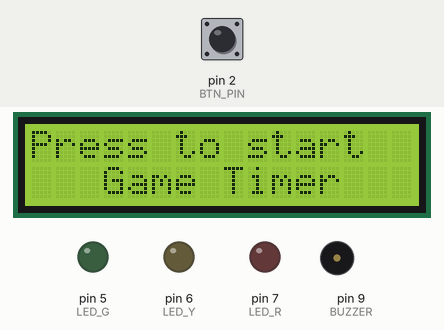
This sketch was run on a simulated Arduino Uno, built with avr-gcc and run on an emulated ATmega328P. Shown: 16×2 character LCD, output pins drawn as LEDs (lit = HIGH), buzzer (waves = sounding). Inputs (shaded band) come from the test bench; at power-on: pin 2 (BTN_PIN) HIGH.

Above: at 1.2 s.
1.3 s: pin 2 (BTN_PIN) pulled LOW for 0.15 s
At 1.82 s:
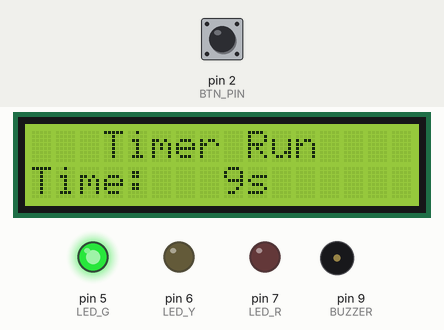
2.0 s: pin 2 (BTN_PIN) pulled LOW for 1 s
At 8.4 s:
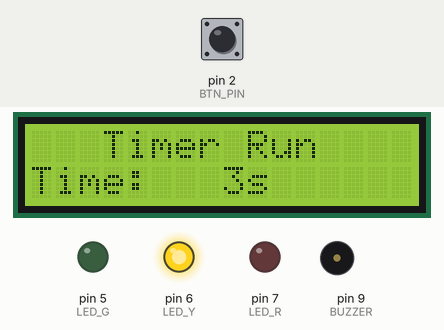
9.0 s: pin 2 (BTN_PIN) pulled LOW for 0.15 s
At 17.8 s:
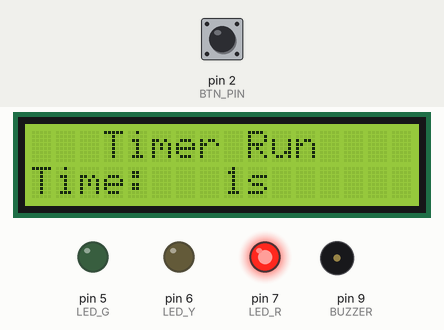
Timing chart, 0 to 19.5 s (numbered marks = the images above; inputs shaded):
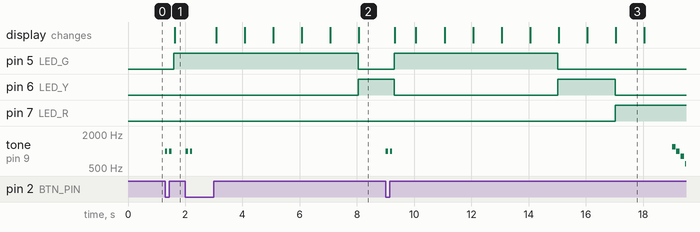

The sketch:

arduino_timer_lcd.ino
```cpp
// arduino_timer_lcd_simple.ino
// Two-player timer with 16x2 I2C LCD, LEDs, and buzzer.
// LCD shows only time remaining (no player number).

#include <Arduino.h>
#include <Wire.h>
#include <LiquidCrystal_I2C.h>

const uint8_t BTN_PIN = 2;
const uint8_t LED_G = 5, LED_Y = 6, LED_R = 7;
const uint8_t BUZZER = 9;

// Uno/Nano: A4=SDA, A5=SCL
LiquidCrystal_I2C lcd(0x27, 16, 2); // change to 0x3F if needed

const unsigned long TURN_MS = 10000;
const unsigned long WARN_Y_MS = 4000;
const unsigned long WARN_R_MS = 2000;

volatile bool btnPressed = false;
unsigned long lastBtnTime = 0;

enum State { IDLE, RUNNING, TIMEOUT } state = IDLE;
unsigned long deadline = 0;

void onButton() {
  unsigned long now = millis();
  if (now - lastBtnTime > 80) { // debounce
    btnPressed = true;
    lastBtnTime = now;
  }
}

void beep(int freq, int ms, int pause=60) {
  tone(BUZZER, freq, ms);
  delay(ms + pause);
}

void startTurn() {
  deadline = millis() + TURN_MS;
  state = RUNNING;

  // Start sound
  for (int i=0; i<2; i++) { beep(1000, 80, 70); }
}

void lightsFor(unsigned long remain) {
  digitalWrite(LED_G, remain > WARN_Y_MS);
  digitalWrite(LED_Y, (remain <= WARN_Y_MS && remain > WARN_R_MS));
  digitalWrite(LED_R, remain <= WARN_R_MS);
}

void lcdShow(unsigned long remainMs) {
  lcd.setCursor(0,0); lcd.print("   Timer Run   ");
  lcd.setCursor(0,1);
  char line2[17];
  snprintf(line2, 17, "Time: %3lus      ", remainMs/1000);
  lcd.print(line2);
}

void setup() {
  pinMode(BTN_PIN, INPUT_PULLUP);
  attachInterrupt(digitalPinToInterrupt(BTN_PIN), onButton, FALLING);

  pinMode(LED_G, OUTPUT); pinMode(LED_Y, OUTPUT); pinMode(LED_R, OUTPUT);
  pinMode(BUZZER, OUTPUT);

  lcd.init(); lcd.backlight();
  lcd.setCursor(0,0); lcd.print("Press to start ");
  lcd.setCursor(0,1); lcd.print("   Game Timer  ");
}

void loop() {
  if (btnPressed) {
    btnPressed = false;
    // Start fresh each press (whether IDLE, TIMEOUT, or RUNNING)
    startTurn();
  }

  if (state == RUNNING) {
    long remain = (long)deadline - (long)millis();
    if (remain <= 0) {
      state = TIMEOUT;

      // Timeout alarm
      int tones[] = {1200, 1000, 800, 600, 400};
      for (uint8_t i = 0; i < 5; i++) { beep(tones[i], 120, 30); }

      // Red blink
      for (int i=0; i<3 && state==TIMEOUT; i++) {
        digitalWrite(LED_R, HIGH); delay(150);
        digitalWrite(LED_R, LOW);  delay(150);
      }

      lcd.clear();
      lcd.setCursor(0,0); lcd.print("   TIME IS UP ");
      lcd.setCursor(0,1); lcd.print("Press for next");
    } else {
      lightsFor(remain);
      lcdShow(remain);
    }
  }
}
```

Measured:
- after the input at 1.3 s, pin 5 (LED_G): LOW → HIGH after 0.30 s; tone on pin 9 (BUZZER): alternates 1000 Hz for 0.08 s and silent for 0.07 s, 4 changes in all, then stays silent, starting at once; the display: changes after 0.33 s (image 1)
- after the input at 2.0 s, pin 5 (LED_G): HIGH → LOW after 6.0 s instead of 5.3 s; pin 6 (LED_Y): LOW → HIGH after 6.0 s instead of 5.3 s; tone on pin 9 (BUZZER): alternates 1000 Hz for 0.08 s and silent for 0.07 s, 4 changes in all, then stays silent, starting at once
- after the input at 9.0 s, pin 5 (LED_G): LOW → HIGH after 0.31 s, → LOW 5.7 s later; pin 6 (LED_Y): HIGH → LOW after 0.31 s instead of 1.0 s
- what the display in image 3 shows lasts 1.0 s, from 17.0 s to 18.0 s
